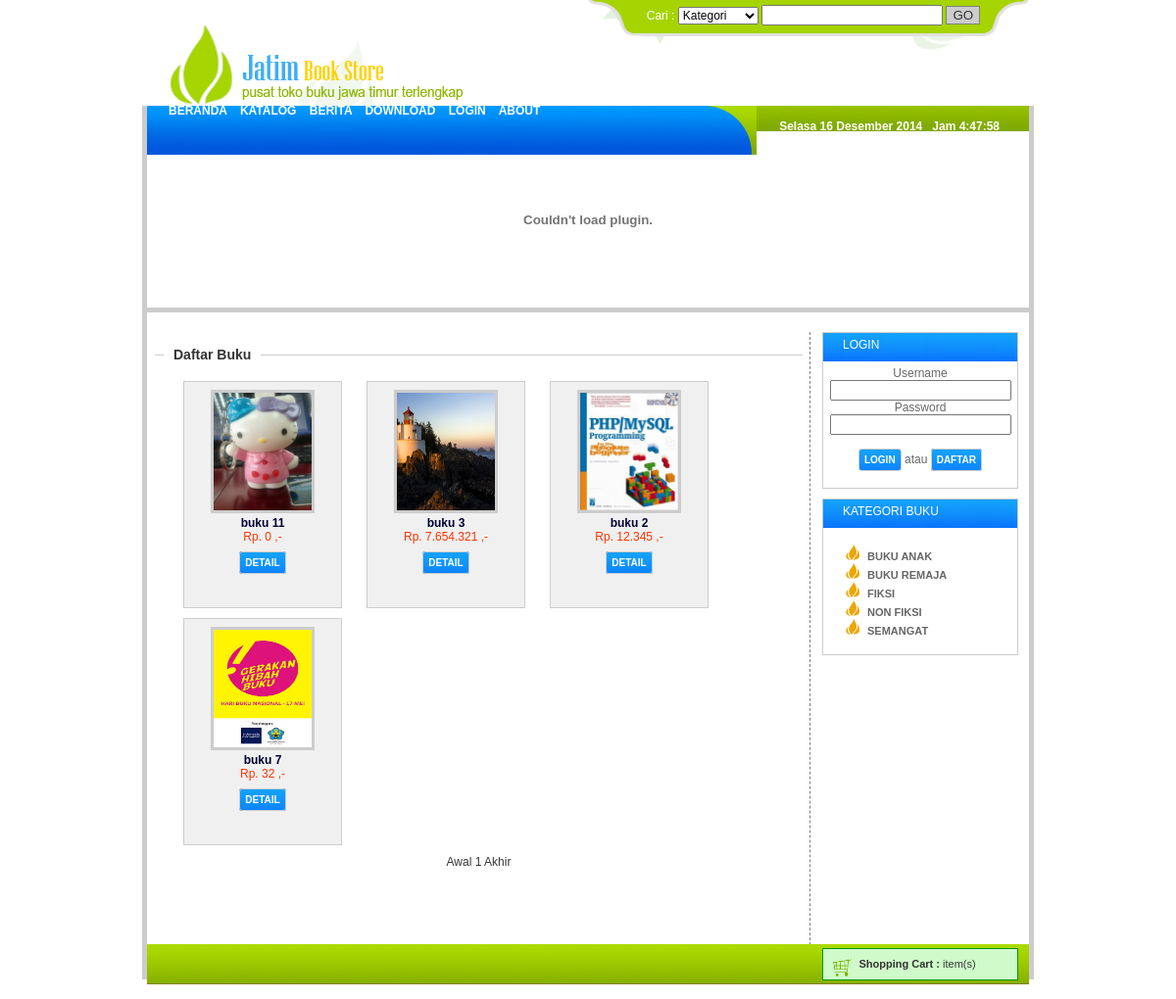
Page /main/index.php?go=katalog&id=1 on the committed database.
### tables this page shows
CREATE TABLE IF NOT EXISTS `tb_kategori` (
  `id_kategori` int(100) NOT NULL AUTO_INCREMENT,
  `nama` varchar(200) NOT NULL,
  PRIMARY KEY (`id_kategori`)
);

CREATE TABLE IF NOT EXISTS `tb_barang` (
  `id_barang` int(100) NOT NULL AUTO_INCREMENT,
  `id_kategori` int(100) NOT NULL,
  `isbn` varchar(200) NOT NULL,
  `penulis` varchar(200) NOT NULL,
  `penerbit` varchar(200) NOT NULL,
  `nama` varchar(200) NOT NULL,
  `harga` varchar(200) NOT NULL,
  `stok` int(100) NOT NULL,
  `deskripsi` text NOT NULL,
  `kondisi` varchar(200) NOT NULL,
  `gambar` varchar(200) NOT NULL,
  `views` int(200) NOT NULL,
  `tgl` date NOT NULL,
  PRIMARY KEY (`id_barang`)
);

### main/katalog.php (the view, shortened to what this page needs)
<fieldset>
<legend>Daftar Buku</legend>
<?PHP
	if($_GET['go']=='list'){
	$sql="select id_barang,b.nama, kondisi, deskripsi, k.nama as kat, gambar, harga from tb_barang b inner join tb_kategori k using(id_kategori) inner join tb_det_tmp using(id_barang) inner join tb_transaksi using(id_trans) where status='selesai' order by id_barang desc";
	}else{
	$id=$_GET['id'];
    $sql="select id_barang,b.nama, kondisi, deskripsi, k.nama as kat, gambar, harga from tb_barang b inner join tb_kategori k using(id_kategori) inner join tb_det_tmp using(id_barang) inner join tb_transaksi using(id_trans) where status='selesai' and id_kategori='$id' order by id_barang desc";
	}
	$dataP=pagging($sql,6,$_GET[hal]);
    while($d=fAr($dataP[query])){
       echo "
		<div class='produk' onMouseOver='show_b(".$d['id_barang'].")' onMouseOut='hide_b(".$d['id_barang'].")'>
        <div id='hide_b_".$d['id_barang']."' class='hide'>
		Qty : <input class='qty' type='text' size='2' id='val_".$d['id_barang']."'> <input type='button' class='button' value='BELI' onClick='add(".$d["id_barang"].")'>
        </div>
        <a href='?go=barang&id=".$d['id_barang']."'><img src='../images/produk/".$d["gambar"]."' width='100px' height='120px'></a> <br>
       	<a href='?go=barang&id=".$d['id_barang']."'>	<font color='#000033'><strong><b>".$d["nama"]."</b></strong></font></a><br>
		<font color='#FF3300'>".uang($d["harga"])."</font><br><br>
		<a href='?go=barang&id=".$d['id_barang']."' class='button'>DETAIL</a>
		<br>
		</div>";
    }
	num_page("index.php?go=list",$_GET[hal],$dataP[jum]);
?>
</fieldset>

### main/index.php (shortened to what this page needs)
<html>
<head>
<link rel="stylesheet" href="style.css">
</head>
<body onLoad="waktu()">
<?PHP
include "../conf/lib.php";
?>
<center>
<div id="main">
<div id="search"><?PHP include "cari.php"; ?></div>
<div id="waktu" style="z-index:3;top:85px;margin-left:0px;color:white;font-weight:bold;"></div>
<div id="menul"><br><br><br><br><br><?PHP include "menu.php"; ?></div>
<br><br><br><br><br><br>
<div id="header">
  <object classid="clsid:166B1BCA-3F9C-11CF-8075-444553540000" codebase="http://download.macromedia.com/pub/shockwave/cabs/director/sw.cab#version=10,1,1,0" width="900" height="180">
    <embed src="../images/header.swf" pluginspage="http://www.adobe.com/shockwave/download/" width="900" height="180"></embed>
  </object>
</div>
<div id="wrapper">
    <div id="navigation">
    <?PHP include "navigasi.php"; ?>
    </div>
    <div id="content">
    <div id="content2">
    <?PHP include "page.php"; ?>
    </div>
    </div>
</div>
<div id="footer"></div>
</div>
<div id="bfooter" style="position:fixed; background:#FFF; width:100%;position:fixed;height:20px;bottom:0px;z-index:1;"></div>
</center>
</body>
</html>

### main/cari.php (shortened to what this page needs)
<div style="margin-right:50px;">
<form action="?go=cari" method="post">
	<font color="#FFFFFF">Cari :</font>
<select name="field" style="-moz-border-radius:5px;">
	<option value="1">Kategori</option>
</select>
	<input type="text" name="key" style="-moz-border-radius:5px;">
	<input type="submit" value="GO" style="border:1px solid gray;-moz-border-radius:5px;background:#CCC;color:#333;">
</form>
</div>

### main/menu.php
<a href="?go=beranda">BERANDA </a>
<a href="?go=list">KATALOG </a>
<a href="?go=berita">BERITA </a>
<a href="?go=informasi">DOWNLOAD </a>
<?PHP
if(isset($_SESSION['user'])){
echo "<a href=?go=profile>AKUN</a> <a href=?go=keluar>KELUAR </a>";
}else{
echo "<a href=?go=login>LOGIN </a>";
}
?>
<a href="?go=tentang">ABOUT</a>

### main/navigasi.php (shortened to what this page needs)
<?PHP
$a=$_GET['go'];
if(!isset($_SESSION[user])){
?>
<div id="n1">
LOGIN
<div id="n11">
<div class="login" style="text-align:center;">
	<form action="cek.php" method="post">
    Username<br>
    <input type="text" name="user">
    Password<br>
    <input type="password" name="pass">
    </br><br />
    <input type="submit" value="LOGIN" class="button"> atau <a href=?go=proses&mode=register class=button>Daftar</a>
    </form>
    </div>
</div>
</div>
<?PHP
}
if($a!='cart'&&$a!='checkout'&&$a!='konfirmasi'&&$a!='profile'&&$a!='dashboard'){
?>
<div id="infoCart">
<img src="../images/dll/keranjang.png" style="position:absolute;" /> &nbsp;&nbsp;&nbsp;&nbsp;&nbsp;&nbsp;&nbsp;&nbsp; <b>Shopping Cart :</b> <?PHP echo "".$_SESSION[jI]." item(s)"; ?>
<br /><br />
<?PHP
echo "<table>";
echo "</table>
<b>Total Harga :</b> ".uang($tot)."<br>
<b>Jumlah Barang : </b> ".$_SESSION[jI]." <br>
<b>Jumlah Jenis : </b>".$_SESSION[jJ]." <br>
";
?>
</div>
<?PHP
}
if($_GET['go']!='profile'&&$a!='dashboard'){
$sql=sql("select * from tb_kategori");
echo "<div id='n1'>KATEGORI BUKU
<div id='n11'><ul>";
while($d=fObj($sql)){
	echo "<li><a href=?go=katalog&id=$d->id_kategori>$d->nama</a></li>";
}
echo "</ul></div></div>";
}
?>

### main/page.php (shortened to what this page needs)
<?PHP
$page=$_GET['go'];
switch($page){
	case 'katalog';include 'katalog.php';break;
}
?>

### conf/lib.php (shortened to what this page needs)
<?PHP
    function nRow($sql){
        return mysql_num_rows($sql);
    }
    function fObj($sql){
        return mysql_fetch_object($sql);
    }
    function sql($data){
        return mysql_query($data);
    }
    function fAr($sql){
        return mysql_fetch_array($sql);
    }
    function uang($n){
        return "Rp. ".number_format($n,0,",",".")." ,-";
    }
	function pagging($sql,$limit,$page){
		empty($page)?$page=1:"";
		$awal=($page-1)*$limit;
		$query=sql($sql." limit $awal,$limit");
		$jumPage=ceil(nRow(sql($sql))/$limit);
		$ret=array("query"=>$query,"jum"=>$jumPage);
		return $ret;
	}function num_page($url,$page,$jum){
		empty($page)?$page=1:"";
		echo "<div class='page'>";
		if($page>1){
			echo "<a href='$url&hal=1'>Awal</a> ";
		}else{
			echo "Awal ";
		}
		for($i=1;$i<=$jum;$i++){
			if($i==$page){
				echo " $i ";
			}else{
				echo " <a href='$url&hal=$i'>$i</a> ";
			}
		}
		if($page<$jum){
			echo " <a href='$url&hal=$jum'>Akhir</a> ";
		}else{
			echo " Akhir ";
		}
		echo "</div>";
	}
?>

### main/style.css (style rules this page uses)
body { font-family:"Trebuchet Ms",Arial, Helvetica, sans-serif; font-size:12px; color:#333333; margin:0 auto; }
#main { width:900px;height:auto;position:relative;border:5px solid #CCC;-moz-border-radius:80px;border-top:0px;border-bottom:0px; }
#waktu { width:870px;margin-top:37px;text-align:right; position:absolute;top:0px; }
#header { width:900px;height:180px;clear:both; border-bottom:5px solid #ccc; }
#wrapper { width:898px;text-align:left; }
#navigation { padding-bottom:10px;width:200px; margin-right:10px; min-height:500px; height:auto !important; height:500px; float:right; }
#menul { width:600px;text-align:left;z-index:2;margin-top:14px;text-align:left;word-spacing:10px;font-weight:bold; height:130px;padding:22px;position:absolute;top:0px;background:url(../images/dll/logo.jpg) no-repeat; }
#menul a { color:#FFF; text-decoration:none; }
#content { padding:5px;width:665px; background:#FFF;-moz-border-radius:5px;margin-top:20px; border-right:1px dashed gray;padding-bottom:120px; }
#footer { width:870px;text-align:right;-moz-border-radius:0px 0px 5px 5px; height:10px;padding:15px;float:right;background:#FFF;background:url(../images/dll/bg_header.png) repeat-x; word-spacing:2px;position:fixed; bottom:15px;z-index:2;border:1px solid #808000;border-top:0px;border-right:0px;border-left:0px; }
#n1 { color:white;padding-top:5px;text-indent:20px;width:auto;height:auto;border:1px solid #CCC;background:url(../images/dll/bg_header2.png); -moz-border-radius: 5px 5px 0px 0px;margin-bottom:10px; }
#n11 { margin-top:10px;padding:5px;min-width:180px;text-indent:0px;color:#666; width:auto;height:auto;border:1px solid #gray;background:#FFF; }
a { color:#090; text-decoration:none; }
a img { text-decoration:none; }
li { list-style:url(../images/dll/li.png); }
li a { color:#666666; text-decoration:none; text-transform:uppercase; font-weight:bold; font-size:11px; }
.button { background:url(../images/dll/bg_header2.png); color:#FFFFFF; text-transform:uppercase; border:1px solid #CCC; font-size:10px; font-weight:bold; text-decoration:none; cursor:pointer; -webkit-border-radius:3px;-moz-border-radius:3px;-border-radius:3px;padding:5px; }
fieldset { -moz-border-radius:20px; border:0px;border-top:#CCC 1px solid; }
legend { font-size:14px; color:#333; padding:10px; font-weight:bold; }
.produk { width:150px;height:220px;background:#F0F0F0;display:table; border:1px solid #CCC;float:left;margin:5px;margin-left:20px;padding:5px;text-align: center; }
.produk img { margin:3px; border:#CCC 3px solid; }
.page { text-align:center; padding:5px; }
select { font-size:12px; }
#infoCart { position:fixed; bottom:19px;z-index:3; padding:9px; background:#CFFBCA; border:1px solid #090; overflow:hidden; width:180px; height:13px; font-size:11px;-moz-border-radius:5px; }
#search { background:url(../images/dll/search.png) no-repeat;margin-left:450px; position:absolute;top:0px;width:500px;height:100px;z-index:3;padding:5px; }

### rows in the picture
tb_kategori: nama "BUKU ANAK"
tb_kategori: nama "BUKU REMAJA"
tb_kategori: nama "FIKSI"
tb_kategori: nama "NON FIKSI"
tb_kategori: nama "SEMANGAT"
tb_barang: gambar (picture), nama "buku 11", harga "Rp. 0 ,-"
tb_barang: gambar (picture), nama "buku 3", harga "Rp. 7.654.321 ,-"
tb_barang: gambar (picture), nama "buku 2", harga "Rp. 12.345 ,-"
tb_barang: gambar (picture), nama "buku 7", harga "Rp. 32 ,-"
